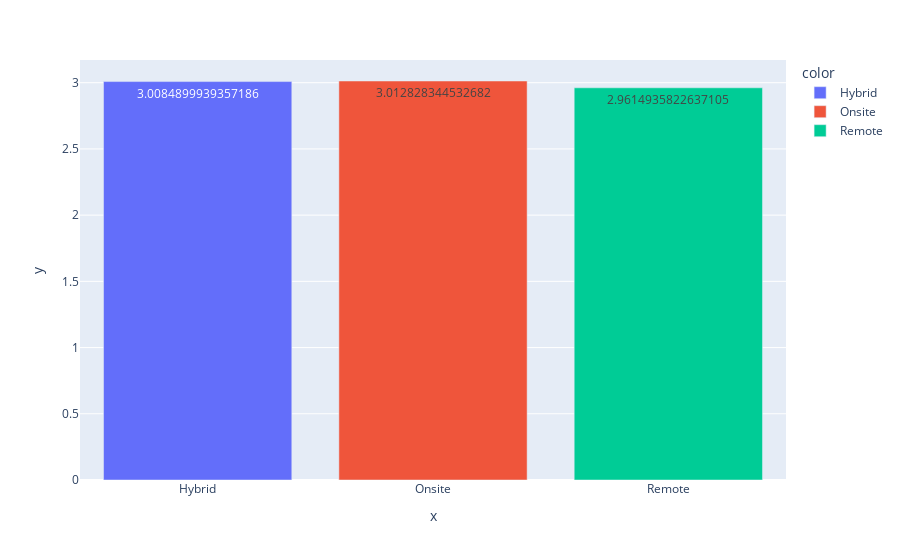

Here is the notebook cell this chart was saved with:
### Code cell
fig = px.bar(x = average_social['Work_Location'], y = average_social['Social_Isolation_Rating'], color=average_social['Work_Location'], text=average_social['Social_Isolation_Rating'])
fig.show()

### Figure 1 — Plotly figure (JSON) as saved in the notebook; plotly's stock layout.template omitted (floating-point values rounded to 4 significant figures)
{"data": [{"alignmentgroup": "True", "hovertemplate": "color=Hybrid<br>x=%{x}<br>y=%{y}<br>text=%{text}<extra></extra>", "legendgroup": "Hybrid", "marker": {"color": "#636efa", "pattern": {"shape": ""}}, "name": "Hybrid", "offsetgroup": "Hybrid", "orientation": "v", "showlegend": true, "text": [3.008], "textposition": "auto", "type": "bar", "x": ["Hybrid"], "xaxis": "x", "y": [3.008], "yaxis": "y"}, {"alignmentgroup": "True", "hovertemplate": "color=Onsite<br>x=%{x}<br>y=%{y}<br>text=%{text}<extra></extra>", "legendgroup": "Onsite", "marker": {"color": "#EF553B", "pattern": {"shape": ""}}, "name": "Onsite", "offsetgroup": "Onsite", "orientation": "v", "showlegend": true, "text": [3.013], "textposition": "auto", "type": "bar", "x": ["Onsite"], "xaxis": "x", "y": [3.013], "yaxis": "y"}, {"alignmentgroup": "True", "hovertemplate": "color=Remote<br>x=%{x}<br>y=%{y}<br>text=%{text}<extra></extra>", "legendgroup": "Remote", "marker": {"color": "#00cc96", "pattern": {"shape": ""}}, "name": "Remote", "offsetgroup": "Remote", "orientation": "v", "showlegend": true, "text": [2.961], "textposition": "auto", "type": "bar", "x": ["Remote"], "xaxis": "x", "y": [2.961], "yaxis": "y"}], "layout": {"barmode": "relative", "legend": {"title": {"text": "color"}, "tracegroupgap": 0}, "margin": {"t": 60}, "xaxis": {"anchor": "y", "domain": [0, 1], "title": {"text": "x"}}, "yaxis": {"anchor": "x", "domain": [0, 1], "title": {"text": "y"}}}}
